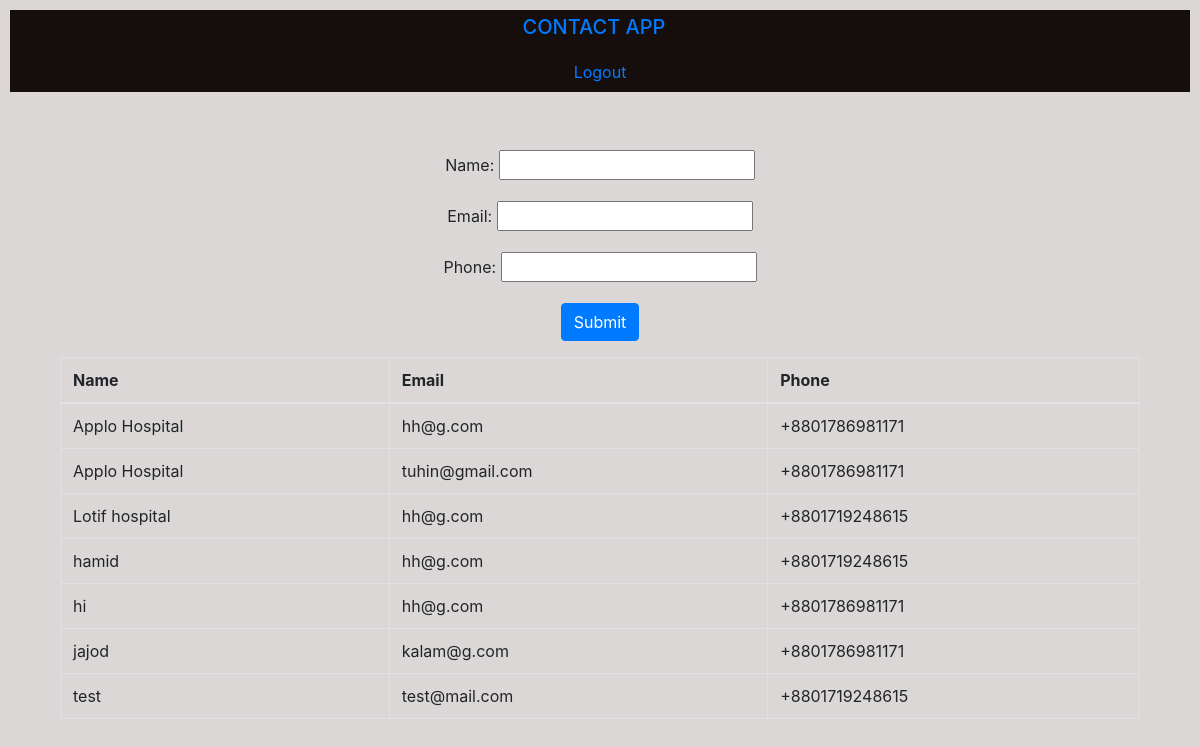
The app's page / (signed in), older data.
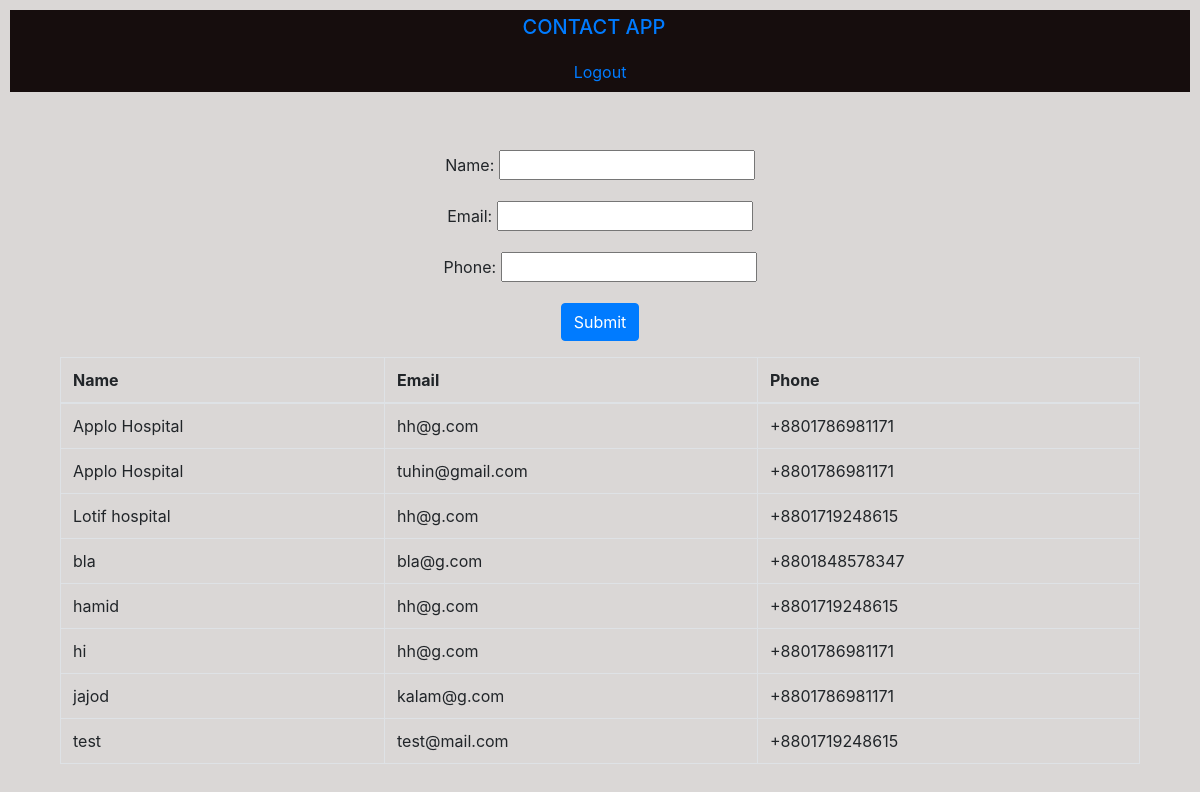
The same page, newer data.
### contacts/models.py (models this page shows, shortened)
class Person(models.Model):
    name = models.CharField(max_length=20)
    email = models.EmailField(max_length=250)
    phone = PhoneNumberField()

### contacts/views.py (the view)
# urls.py: path('', views.contact_list, name='contact_list'),
def contact_list(request):
    if request.method == 'POST':
        form = PersonForm(request.POST)
        if form.is_valid():
            form.save()
            return redirect('/')
    else:
        form = PersonForm()
    persons = Person.objects.all().order_by('name')
    return render(request, 'contact/contact_list.html', {'persons': persons,  'form': form})

### contacts/forms.py
class PersonForm(forms.ModelForm):
    class Meta:
        model = Person
        fields = ('name', 'email', 'phone')

### contacts/templates/contact/contact_list.html
{% extends 'base.html' %}
{% block content %}
<div class="container">
  {% if user.is_authenticated  %}
  <div>
    <table class="table table-bordered">
      <thead>
        <tr>
          <th>Name</th>
          <th>Email</th>
          <th>Phone</th>
        </tr>
      </thead>
      <tbody>
        {% for person in persons %}
        <tr>
          <td>{{ person.name }}</td>
          <td>{{ person.email }}</td>
          <td>{{ person.phone }}</td>
        </tr>
        {% endfor %}
      </tbody>
    </table>
  </div>
  {% else %}
  <h5>You have to <a href="{% url 'login'  %}">Log in</a> to view other
    applications.</h5>
  {% endif %}
</div>
{% endblock %}

Row changes from the older to the newer data that the page shows:
added Person: name "bla", email "bla@g.com", phone "+8801848578347"
